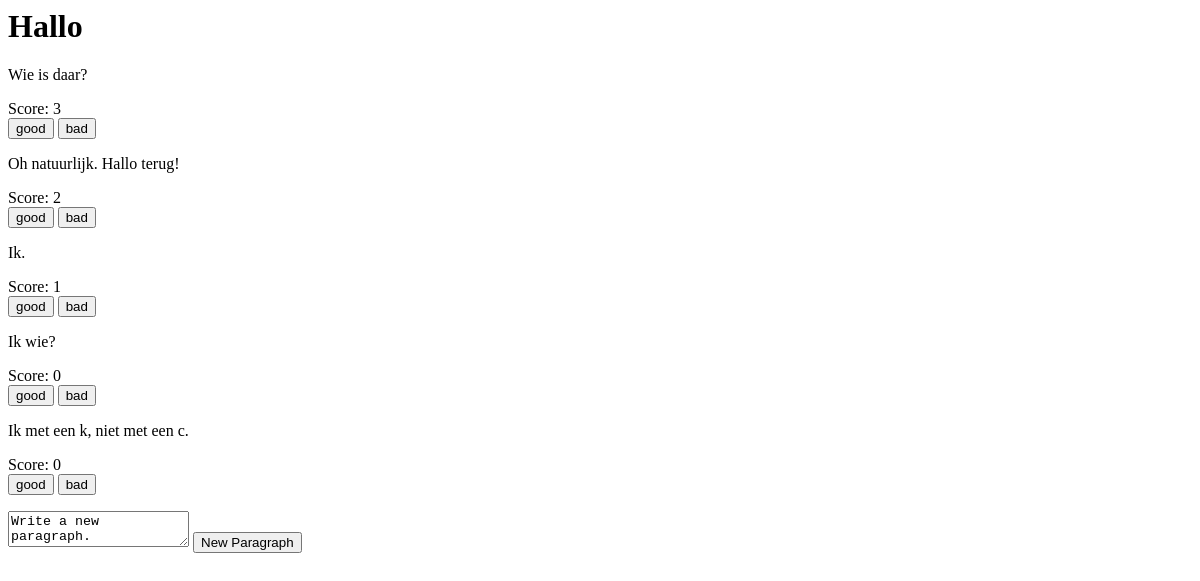
The page /articles/3/ on the database as committed earlier.
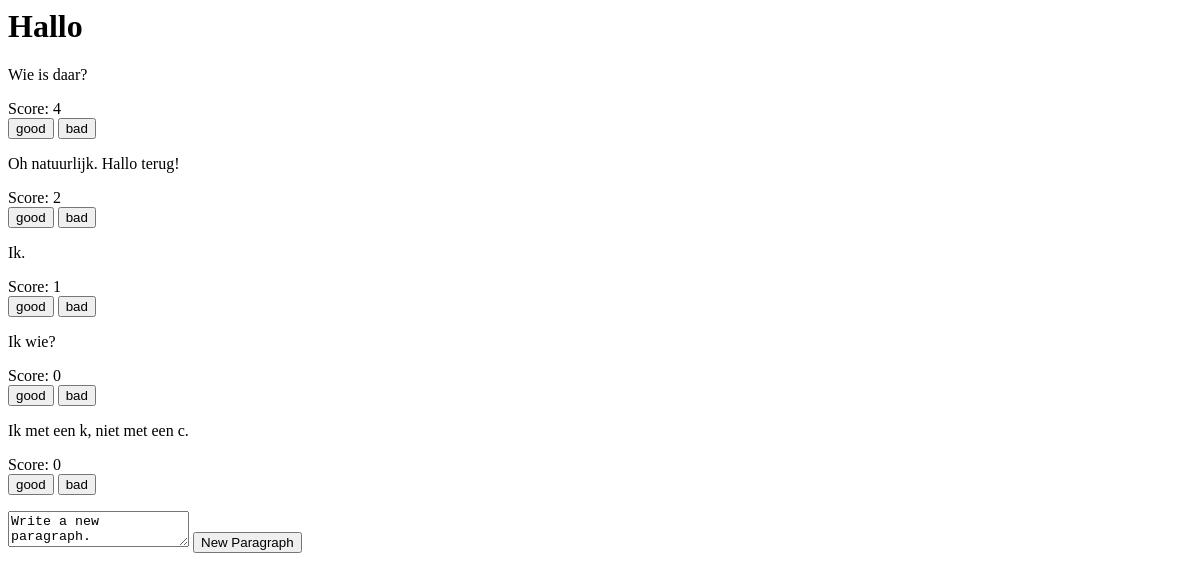
The same page on the database as committed later.
### articles/models.py (models this page shows, shortened)
class Paragraph(models.Model):
    article = models.ForeignKey(Article)
    text = models.CharField(max_length=9999)
    rating = models.IntegerField(default=0)

### articles/views.py (the view)
# urls.py: url(r'^(?P<pk>\d+)/$', views.detail, name='detail'),
def detail(request, pk):
    article = Article.objects.get(pk=pk)
    paragraphs = Paragraph.objects.filter(article=pk).order_by('-rating')
    if request.method == 'POST':
        if 'score' in request.POST:
            paragraph = Paragraph.objects.get(pk=request.POST['paragraph'])
            if request.POST['score'] == 'good':
                paragraph.rating += 1
                paragraph.save()
            elif request.POST['score'] == 'bad':
                paragraph.rating -= 1
                paragraph.save()
        else:
            p = Paragraph(text=request.POST['new_paragraph'], article=article, rating=0)
            p.save()
        return render_to_response('articles/detail.html', {'article': article,
                                                            'paragraphs': paragraphs}, context_instance=RequestContext(request))
    else:
        return render(request, 'articles/detail.html', {'article': article,
                                                    'paragraphs': paragraphs})

### articles/templates/articles/detail.html (shortened to what this page needs)
<h1>{{article.title}}</h1>
       {% for p in paragraphs %}
        <p>{{p.text}}</p>
        Score: {{p.rating}}
        <form method="post">
            <input type="submit" name="score" value="good" alt="Good">
            <input type="submit" name="score" value="bad" alt="Bad">
        </form>
        {% endfor %}
        <form method="post">
            <textarea name="new_paragraph">Write a new paragraph.</textarea>
            <input type="submit" value="New Paragraph">
        </form>

Rows that differ between the two databases and show on the page:
changed Paragraph "Wie is daar?": rating "3" → "4"
